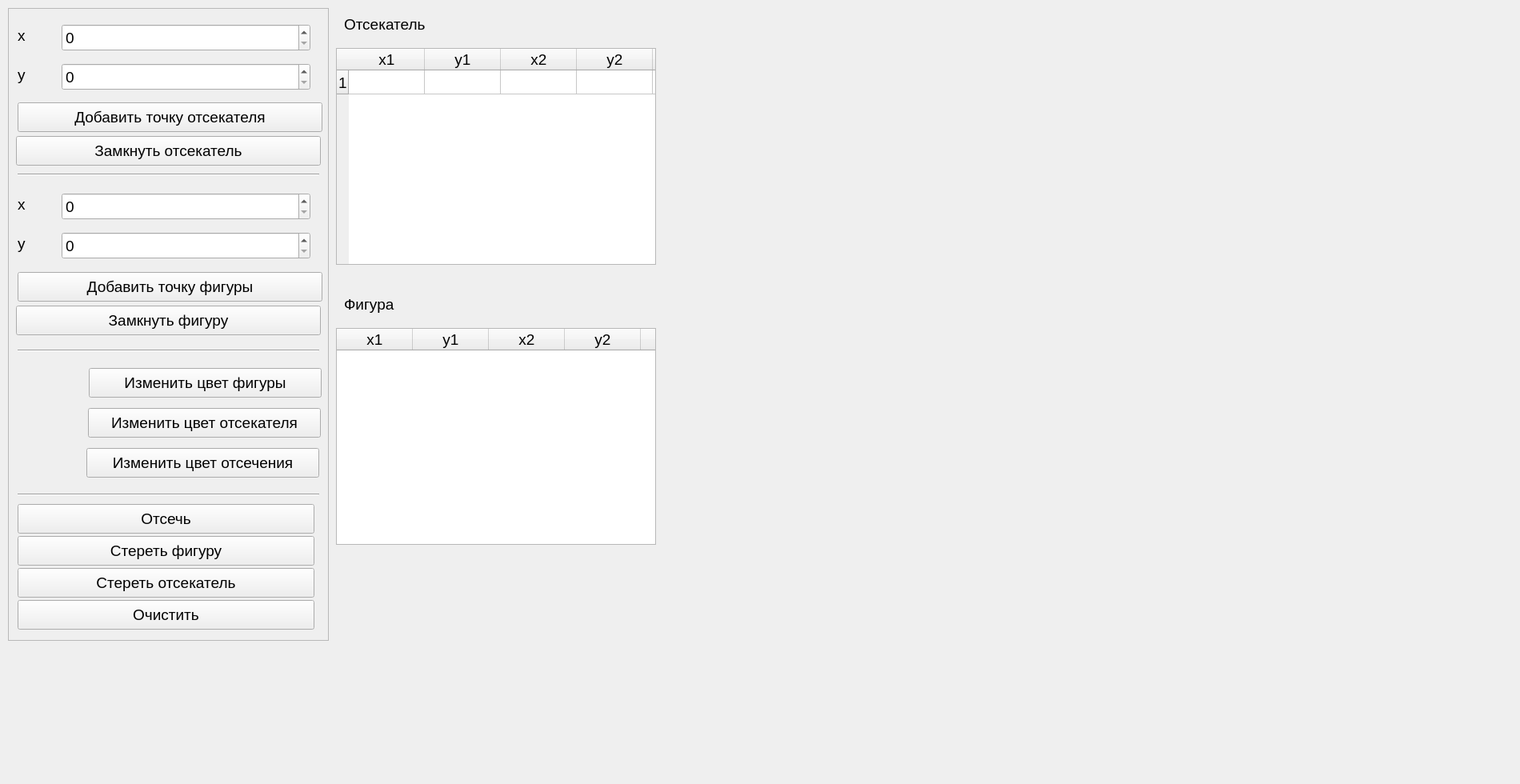
<?xml version="1.0" encoding="UTF-8"?>
<ui version="4.0">
 <class>MainWindow</class>
 <widget class="QMainWindow" name="MainWindow">
  <property name="geometry">
   <rect>
    <x>0</x>
    <y>0</y>
    <width>1900</width>
    <height>980</height>
   </rect>
  </property>
  <property name="font">
   <font>
    <pointsize>14</pointsize>
   </font>
  </property>
  <property name="windowTitle">
   <string>MainWindow</string>
  </property>
  <widget class="QWidget" name="centralWidget">
   <widget class="DrawLabel" name="drawLabel">
    <property name="geometry">
     <rect>
      <x>840</x>
      <y>10</y>
      <width>1051</width>
      <height>941</height>
     </rect>
    </property>
    <property name="minimumSize">
     <size>
      <width>0</width>
      <height>0</height>
     </size>
    </property>
    <property name="text">
     <string/>
    </property>
   </widget>
   <widget class="QFrame" name="frame">
    <property name="geometry">
     <rect>
      <x>10</x>
      <y>10</y>
      <width>401</width>
      <height>791</height>
     </rect>
    </property>
    <property name="frameShape">
     <enum>QFrame::StyledPanel</enum>
    </property>
    <widget class="QSpinBox" name="y1addDotClipSpinBox">
     <property name="geometry">
      <rect>
       <x>67</x>
       <y>69</y>
       <width>311</width>
       <height>34</height>
      </rect>
     </property>
     <property name="maximum">
      <number>720</number>
     </property>
    </widget>
    <widget class="Line" name="line_4">
     <property name="geometry">
      <rect>
       <x>12</x>
       <y>420</y>
       <width>377</width>
       <height>16</height>
      </rect>
     </property>
     <property name="orientation">
      <enum>Qt::Horizontal</enum>
     </property>
    </widget>
    <widget class="QLabel" name="y1setClipperTextLabel">
     <property name="geometry">
      <rect>
       <x>12</x>
       <y>280</y>
       <width>24</width>
       <height>28</height>
      </rect>
     </property>
     <property name="text">
      <string>y</string>
     </property>
    </widget>
    <widget class="QSpinBox" name="y1setLineSpinBox">
     <property name="geometry">
      <rect>
       <x>67</x>
       <y>280</y>
       <width>311</width>
       <height>34</height>
      </rect>
     </property>
     <property name="maximum">
      <number>720</number>
     </property>
    </widget>
    <widget class="QLabel" name="lineBaseColorLabel">
     <property name="geometry">
      <rect>
       <x>12</x>
       <y>450</y>
       <width>64</width>
       <height>28</height>
      </rect>
     </property>
     <property name="minimumSize">
      <size>
       <width>64</width>
       <height>0</height>
      </size>
     </property>
     <property name="text">
      <string/>
     </property>
    </widget>
    <widget class="QPushButton" name="setLineBaseColorPushButton">
     <property name="geometry">
      <rect>
       <x>101</x>
       <y>450</y>
       <width>291</width>
       <height>37</height>
      </rect>
     </property>
     <property name="text">
      <string>Изменить цвет фигуры</string>
     </property>
    </widget>
    <widget class="QLabel" name="clipperColorLabel">
     <property name="geometry">
      <rect>
       <x>12</x>
       <y>500</y>
       <width>64</width>
       <height>28</height>
      </rect>
     </property>
     <property name="minimumSize">
      <size>
       <width>64</width>
       <height>0</height>
      </size>
     </property>
     <property name="frameShape">
      <enum>QFrame::NoFrame</enum>
     </property>
     <property name="text">
      <string/>
     </property>
    </widget>
    <widget class="QPushButton" name="setClipperColorPushButton">
     <property name="geometry">
      <rect>
       <x>100</x>
       <y>500</y>
       <width>291</width>
       <height>37</height>
      </rect>
     </property>
     <property name="text">
      <string>Изменить цвет отсекателя</string>
     </property>
    </widget>
    <widget class="QLabel" name="clippedLineColorLabel">
     <property name="geometry">
      <rect>
       <x>12</x>
       <y>550</y>
       <width>64</width>
       <height>28</height>
      </rect>
     </property>
     <property name="minimumSize">
      <size>
       <width>64</width>
       <height>0</height>
      </size>
     </property>
     <property name="text">
      <string/>
     </property>
    </widget>
    <widget class="QPushButton" name="setClippedLineColorPushButton">
     <property name="geometry">
      <rect>
       <x>98</x>
       <y>550</y>
       <width>291</width>
       <height>37</height>
      </rect>
     </property>
     <property name="minimumSize">
      <size>
       <width>190</width>
       <height>0</height>
      </size>
     </property>
     <property name="text">
      <string>Изменить цвет отсечения</string>
     </property>
    </widget>
    <widget class="QSpinBox" name="x1setLineSpinBox">
     <property name="geometry">
      <rect>
       <x>67</x>
       <y>231</y>
       <width>311</width>
       <height>34</height>
      </rect>
     </property>
     <property name="maximum">
      <number>1200</number>
     </property>
    </widget>
    <widget class="QPushButton" name="addLinePushButton">
     <property name="geometry">
      <rect>
       <x>12</x>
       <y>330</y>
       <width>381</width>
       <height>37</height>
      </rect>
     </property>
     <property name="text">
      <string>Добавить точку фигуры</string>
     </property>
    </widget>
    <widget class="QPushButton" name="clipPushButton">
     <property name="geometry">
      <rect>
       <x>12</x>
       <y>620</y>
       <width>371</width>
       <height>37</height>
      </rect>
     </property>
     <property name="text">
      <string>Отсечь</string>
     </property>
    </widget>
    <widget class="QPushButton" name="setClipperPushButton">
     <property name="geometry">
      <rect>
       <x>12</x>
       <y>118</y>
       <width>381</width>
       <height>37</height>
      </rect>
     </property>
     <property name="text">
      <string>Добавить точку отсекателя</string>
     </property>
    </widget>
    <widget class="QLabel" name="y1addLineTextLabel">
     <property name="geometry">
      <rect>
       <x>12</x>
       <y>69</y>
       <width>24</width>
       <height>28</height>
      </rect>
     </property>
     <property name="text">
      <string>y</string>
     </property>
    </widget>
    <widget class="QSpinBox" name="x1addDotClipSpinBox">
     <property name="geometry">
      <rect>
       <x>67</x>
       <y>20</y>
       <width>311</width>
       <height>34</height>
      </rect>
     </property>
     <property name="maximum">
      <number>1200</number>
     </property>
    </widget>
    <widget class="QPushButton" name="clearPushButton">
     <property name="geometry">
      <rect>
       <x>12</x>
       <y>740</y>
       <width>371</width>
       <height>37</height>
      </rect>
     </property>
     <property name="text">
      <string>Очистить</string>
     </property>
    </widget>
    <widget class="QLabel" name="x1setClipperTextLabel">
     <property name="geometry">
      <rect>
       <x>12</x>
       <y>231</y>
       <width>24</width>
       <height>28</height>
      </rect>
     </property>
     <property name="text">
      <string>x</string>
     </property>
    </widget>
    <widget class="QLabel" name="x1addLineTextLabel">
     <property name="geometry">
      <rect>
       <x>12</x>
       <y>20</y>
       <width>24</width>
       <height>28</height>
      </rect>
     </property>
     <property name="text">
      <string>x</string>
     </property>
    </widget>
    <widget class="Line" name="line_3">
     <property name="geometry">
      <rect>
       <x>12</x>
       <y>200</y>
       <width>377</width>
       <height>16</height>
      </rect>
     </property>
     <property name="orientation">
      <enum>Qt::Horizontal</enum>
     </property>
    </widget>
    <widget class="Line" name="line_5">
     <property name="geometry">
      <rect>
       <x>12</x>
       <y>600</y>
       <width>377</width>
       <height>16</height>
      </rect>
     </property>
     <property name="orientation">
      <enum>Qt::Horizontal</enum>
     </property>
    </widget>
    <widget class="QPushButton" name="closeClipperButton">
     <property name="geometry">
      <rect>
       <x>10</x>
       <y>160</y>
       <width>381</width>
       <height>37</height>
      </rect>
     </property>
     <property name="text">
      <string>Замкнуть отсекатель</string>
     </property>
    </widget>
    <widget class="QPushButton" name="closeFigureButton">
     <property name="geometry">
      <rect>
       <x>10</x>
       <y>372</y>
       <width>381</width>
       <height>37</height>
      </rect>
     </property>
     <property name="text">
      <string>Замкнуть фигуру</string>
     </property>
    </widget>
    <widget class="QPushButton" name="clearPushButtonFigure">
     <property name="geometry">
      <rect>
       <x>12</x>
       <y>660</y>
       <width>371</width>
       <height>37</height>
      </rect>
     </property>
     <property name="text">
      <string>Стереть фигуру</string>
     </property>
    </widget>
    <widget class="QPushButton" name="clearPushButtonClipper">
     <property name="geometry">
      <rect>
       <x>12</x>
       <y>700</y>
       <width>371</width>
       <height>37</height>
      </rect>
     </property>
     <property name="text">
      <string>Стереть отсекатель</string>
     </property>
    </widget>
   </widget>
   <widget class="QTableWidget" name="tableWidget">
    <property name="geometry">
     <rect>
      <x>420</x>
      <y>60</y>
      <width>400</width>
      <height>271</height>
     </rect>
    </property>
    <property name="font">
     <font>
      <pointsize>14</pointsize>
     </font>
    </property>
    <property name="horizontalScrollBarPolicy">
     <enum>Qt::ScrollBarAlwaysOff</enum>
    </property>
    <property name="rowCount">
     <number>1</number>
    </property>
    <property name="columnCount">
     <number>6</number>
    </property>
    <attribute name="horizontalHeaderVisible">
     <bool>true</bool>
    </attribute>
    <attribute name="horizontalHeaderCascadingSectionResizes">
     <bool>true</bool>
    </attribute>
    <attribute name="horizontalHeaderMinimumSectionSize">
     <number>50</number>
    </attribute>
    <attribute name="horizontalHeaderDefaultSectionSize">
     <number>95</number>
    </attribute>
    <attribute name="horizontalHeaderShowSortIndicator" stdset="0">
     <bool>false</bool>
    </attribute>
    <attribute name="verticalHeaderVisible">
     <bool>true</bool>
    </attribute>
    <attribute name="verticalHeaderCascadingSectionResizes">
     <bool>true</bool>
    </attribute>
    <attribute name="verticalHeaderShowSortIndicator" stdset="0">
     <bool>false</bool>
    </attribute>
    <row/>
    <column>
     <property name="text">
      <string>x1</string>
     </property>
    </column>
    <column>
     <property name="text">
      <string>y1</string>
     </property>
    </column>
    <column>
     <property name="text">
      <string>x2</string>
     </property>
    </column>
    <column>
     <property name="text">
      <string>y2</string>
     </property>
    </column>
    <column/>
    <column/>
   </widget>
   <widget class="QTableWidget" name="tableWidgetFigure">
    <property name="geometry">
     <rect>
      <x>420</x>
      <y>410</y>
      <width>400</width>
      <height>271</height>
     </rect>
    </property>
    <property name="font">
     <font>
      <pointsize>14</pointsize>
     </font>
    </property>
    <property name="horizontalScrollBarPolicy">
     <enum>Qt::ScrollBarAlwaysOff</enum>
    </property>
    <property name="rowCount">
     <number>0</number>
    </property>
    <property name="columnCount">
     <number>6</number>
    </property>
    <attribute name="horizontalHeaderVisible">
     <bool>true</bool>
    </attribute>
    <attribute name="horizontalHeaderCascadingSectionResizes">
     <bool>true</bool>
    </attribute>
    <attribute name="horizontalHeaderMinimumSectionSize">
     <number>50</number>
    </attribute>
    <attribute name="horizontalHeaderDefaultSectionSize">
     <number>95</number>
    </attribute>
    <attribute name="horizontalHeaderShowSortIndicator" stdset="0">
     <bool>false</bool>
    </attribute>
    <attribute name="verticalHeaderVisible">
     <bool>true</bool>
    </attribute>
    <attribute name="verticalHeaderCascadingSectionResizes">
     <bool>true</bool>
    </attribute>
    <attribute name="verticalHeaderShowSortIndicator" stdset="0">
     <bool>false</bool>
    </attribute>
    <column>
     <property name="text">
      <string>x1</string>
     </property>
    </column>
    <column>
     <property name="text">
      <string>y1</string>
     </property>
    </column>
    <column>
     <property name="text">
      <string>x2</string>
     </property>
    </column>
    <column>
     <property name="text">
      <string>y2</string>
     </property>
    </column>
    <column/>
    <column/>
   </widget>
   <widget class="QLabel" name="label_2">
    <property name="geometry">
     <rect>
      <x>430</x>
      <y>15</y>
      <width>321</width>
      <height>31</height>
     </rect>
    </property>
    <property name="text">
     <string>Отсекатель</string>
    </property>
   </widget>
   <widget class="QLabel" name="label_3">
    <property name="geometry">
     <rect>
      <x>430</x>
      <y>365</y>
      <width>231</width>
      <height>31</height>
     </rect>
    </property>
    <property name="text">
     <string>Фигура</string>
    </property>
   </widget>
  </widget>
 </widget>
 <layoutdefault spacing="6" margin="11"/>
 <customwidgets>
  <customwidget>
   <class>DrawLabel</class>
   <extends>QLabel</extends>
   <header>drawlabel.h</header>
  </customwidget>
 </customwidgets>
 <resources/>
 <connections/>
</ui>
